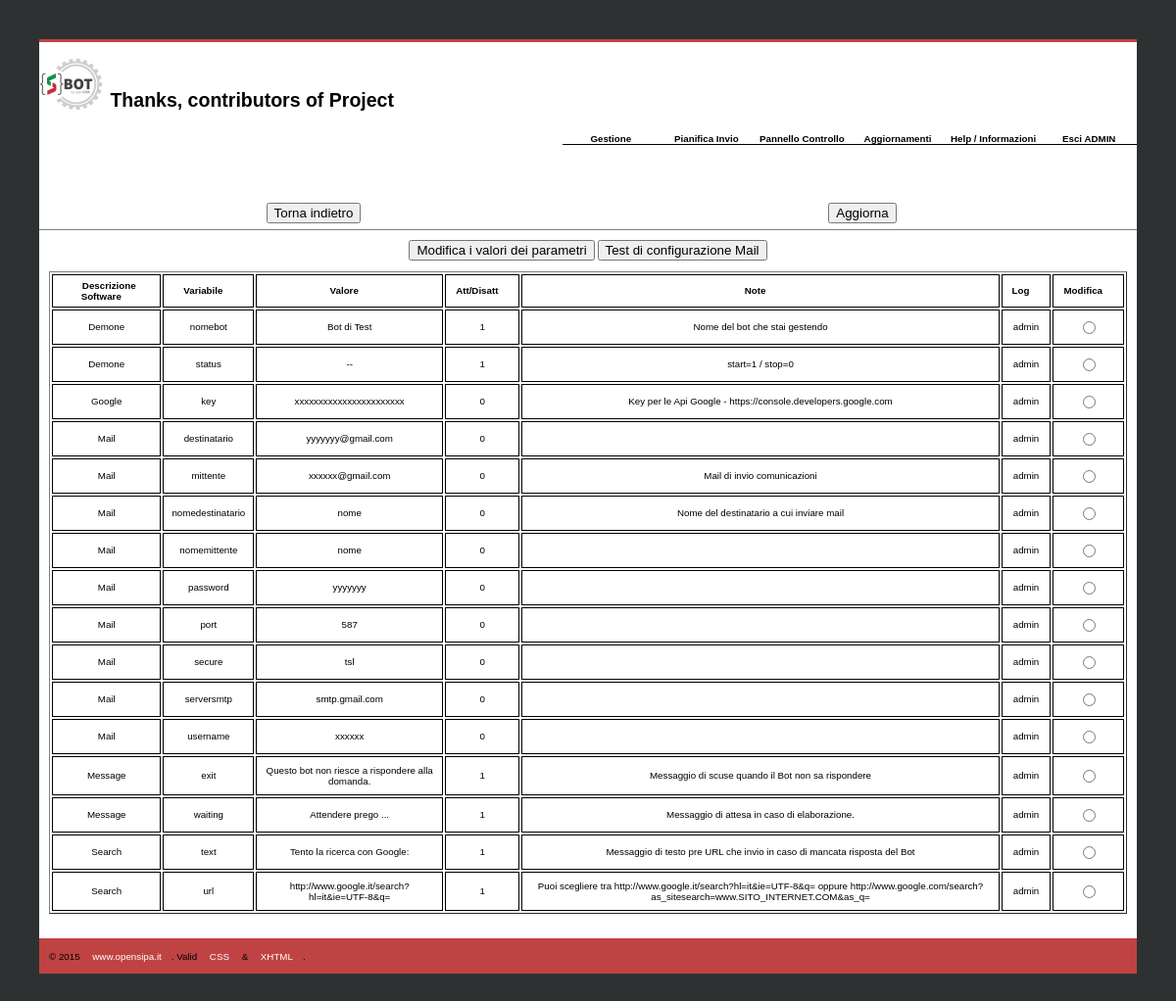
Page /panel.php (signed in) on the committed database.
### tables this page shows
CREATE TABLE `software_config` (
  `ID` int(11) NOT NULL,
  `SoftDesc` varchar(50) DEFAULT NULL,
  `Code` varchar(20) DEFAULT NULL,
  `Param` varchar(300) DEFAULT NULL,
  `Number` int(2) DEFAULT NULL,
  `Note` varchar(200) DEFAULT NULL,
  `Active` tinyint(1) NOT NULL DEFAULT '1',
  `Log` varchar(50) DEFAULT NULL,
  `DateUpdt` datetime DEFAULT NULL
);

### functions/functionDb.php (called while the page is built, shortened)
<?php
function getDbConnection() {
    try {
        $mysqlConn = new PDO('mysql:dbname='.$GLOBALS['mysql_db'].';port='.$GLOBALS['mysql_port'].';host='.$GLOBALS['mysql_host'],$GLOBALS['mysql_user'],$GLOBALS['mysql_pass']);
    } catch (PDOException $e) {
        die("Connessione fallita al DB (connection failed). Non posso proseguire <br>");
    }
    return $mysqlConn;
}
function dbParamExtraction($function)
{
    try {
        $conn=getDbConnection();
        $sql = "SELECT Code, Param, SoftDesc, Active, Log, ID, Note, Number FROM `software_config` WHERE $function ORDER BY SoftDesc, Code";
        $stmt = $conn->prepare($sql);
        $stmt->execute();
        $tableParam=array();
        while ($riga=$stmt->fetch(PDO::FETCH_ASSOC)) {
            $tableParam[]=$riga;
        }
    } catch (Exception $ex) {
        return $ex->getMessage();
    }
    return ($tableParam);
}

### panel.php (the view, shortened to what this page needs)
<?php
include ('theme/header.php');
include ('functions/functionDb.php');
?>
<?php if (($_SESSION['level']) == 'admin') { ?>
<div id="content" class="clearfix">
    <div class="content-row">
        <form method="post" action="panel.php">
        <div align="center">
        <button type='submit' name='Valori' value='Valori' />Modifica i valori dei parametri</button>
        <button type='submit' name='Test' value='Test' />Test di configurazione Mail</button>
        </div>
        <br>
        <table border="1" align="center" id="order">
            <thead>
                <tr>
                <th><span>Descrizione Software</span></th>
                <th><span>Variabile</span></th>
                <th><span>Valore</span></th>
                <th><span>Att/Disatt</span></th>
                <th><span>Note</span></th>
                <th><span>Log</span></th>
                <th><span>Modifica</span></th>
                </tr>
            </thead>
            <tbody>
            <?php $extractParam = dbParamExtraction("SoftDesc is not null");
            foreach ($extractParam as $extract) {
                echo'<tr class="align">'
                .   '<td>'.$extract['SoftDesc'].'</td>'
                .   '<td>'.$extract['Code'].'</td>'
                .   '<td>'.$extract['Param'].'</td>'
                .   '<td>'.$extract['Active'].'</td>'
                .   '<td>'.$extract['Note'].'</td>'
                .   '<td>'.$extract['Log'].'</td>'
                .   '<td><input type="radio" name="ID" value="'.$extract['ID'].'" /></td>'
                .   '</tr>';
            }
            ?>
            </tbody>
        </table>
        </form>
    </div>
</div>
<?php } ?>
<?php include ('theme/footer.php');?>

### theme/css/stile.css (style rules this page uses)
html { font-size: 61%; font-family: helvetica, arial, verdana, sans-serif; min-height: 100%; }
body { background:#2e3131; padding:0; margin:0; }
div#footer:after, div.content-row:after, .clearfix:after { content: "."; display: block; height: 0; clear: both; visibility: hidden; }
.clearfix { display: inline-block; }
.clearfix { display: block; }
div#content { width:1100px; height:auto; background:#fff; padding:0 10px 20px 10px; }
div.content-row { display:block; background:#fff; padding:5px 0; float:left; }
#order thead { cursor: pointer; }
#order thead tr th span { padding-right: 16px; background-repeat: no-repeat; background-position: 90% 90%; }
#order thead tr th { font-weight: bold; padding: 5px 5px; padding-left: 10px; }
#order tbody tr td { text-align: center; padding: 8px 8px; }
#tbcenter table, td, tr, th { margin-left:auto; margin-right:auto; border: 1px solid black; text-align: center; }

### rows in the picture
software_config: SoftDesc "Demone", Code "nomebot", Param "Bot di Test", Active "1", Note "Nome del bot che stai gestendo", Log "admin"
software_config: SoftDesc "Demone", Code "status", Param "--", Active "1", Note "start=1 / stop=0", Log "admin"
software_config: SoftDesc "Google", Code "key", Param "xxxxxxxxxxxxxxxxxxxxxxx", Active "0", Note "Key per le Api Google - https://console.developers.google.com", Log "admin"
software_config: SoftDesc "Mail", Code "destinatario", Param "yyyyyyy@gmail.com", Active "0", Log "admin"
software_config: SoftDesc "Mail", Code "mittente", Param "xxxxxx@gmail.com", Active "0", Note "Mail di invio comunicazioni", Log "admin"
software_config: SoftDesc "Mail", Code "nomedestinatario", Param "nome", Active "0", Note "Nome del destinatario a cui inviare mail", Log "admin"
software_config: SoftDesc "Mail", Code "nomemittente", Param "nome", Active "0", Log "admin"
software_config: SoftDesc "Mail", Code "password", Param "yyyyyyy", Active "0", Log "admin"
software_config: SoftDesc "Mail", Code "port", Param "587", Active "0", Log "admin"
software_config: SoftDesc "Mail", Code "secure", Param "tsl", Active "0", Log "admin"
software_config: SoftDesc "Mail", Code "serversmtp", Param "smtp.gmail.com", Active "0", Log "admin"
software_config: SoftDesc "Mail", Code "username", Param "xxxxxx", Active "0", Log "admin"
software_config: SoftDesc "Message", Code "exit", Param "Questo bot non riesce a rispondere alla domanda.", Active "1", Note "Messaggio di scuse quando il Bot non sa rispondere", Log "admin"
software_config: SoftDesc "Message", Code "waiting", Param "Attendere prego ...", Active "1", Note "Messaggio di attesa in caso di elaborazione.", Log "admin"
software_config: SoftDesc "Search", Code "text", Param "Tento la ricerca con Google:", Active "1", Note "Messaggio di testo pre URL che invio in caso di mancata risposta del Bot", Log "admin"
software_config: SoftDesc "Search", Code "url", Param "http://www.google.it/search?hl=it&ie=UTF-8&q=", Active "1", Note "Puoi scegliere tra http://www.google.it/search?hl=it&ie=UTF-8&q= oppure http://www.google.com/search?as_sitesearch=www.SITO_INTERNET.COM&as_q=", Log "admin"

### other values in the picture
$_SESSION['username'] "ADMIN"
